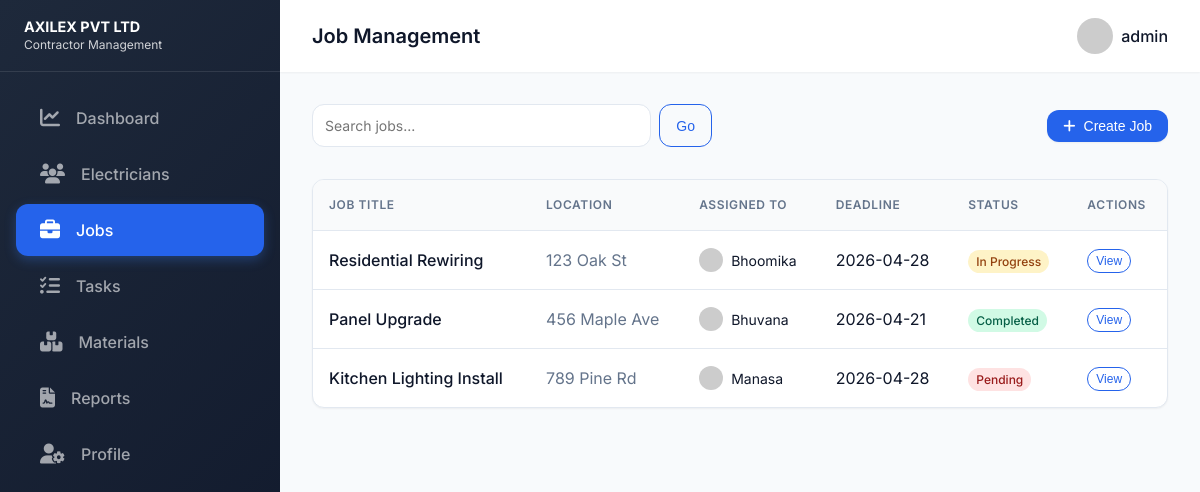
The page /jobs (signed in) on the database its author committed.
### tables this page shows
CREATE TABLE Jobs (
            id INTEGER PRIMARY KEY AUTOINCREMENT,
            title TEXT NOT NULL,
            description TEXT,
            location TEXT,
            deadline TEXT,
            assigned_electrician_id INTEGER,
            status TEXT DEFAULT 'Pending', image_path TEXT,
            FOREIGN KEY (assigned_electrician_id) REFERENCES Electricians (id)
        );

CREATE TABLE Electricians (
            id INTEGER PRIMARY KEY AUTOINCREMENT,
            name TEXT NOT NULL,
            phone TEXT,
            email TEXT,
            status TEXT DEFAULT 'Available'
        , user_id INTEGER REFERENCES Users(id));

### app.py (the view, shortened to what this page needs)
@app.route('/jobs', methods=['GET', 'POST'])
@login_required
def jobs():
    conn = get_db_connection()
    q = request.args.get('q', '')
    if session['role'] == 'admin':
        query = 'SELECT j.*, e.name as electrician_name FROM Jobs j LEFT JOIN Electricians e ON j.assigned_electrician_id = e.id'
        params = []
        if q:
            query += ' WHERE j.title LIKE ? OR j.location LIKE ?'
            params = [f'%{q}%', f'%{q}%']
        jobs = conn.execute(query, params).fetchall()
    els = conn.execute('SELECT id, name FROM Electricians').fetchall()
    conn.close()
    return render_template('jobs.html', jobs=jobs, electricians=els)

### app.py (called while the page is built)
def get_db_connection():
    conn = sqlite3.connect(DB_PATH)
    conn.row_factory = sqlite3.Row
    return conn

def login_required(f):
    @wraps(f)
    def decorated_function(*args, **kwargs):
        if 'user_id' not in session:
            return redirect(url_for('login'))
        return f(*args, **kwargs)
    return decorated_function

@app.context_processor
def inject_user():
    return dict(user_role=session.get('role'), username=session.get('username'))

### templates/jobs.html (shortened to what this page needs)
<!DOCTYPE html>
<html lang="en">
<head>
    <link rel="stylesheet" href="/static/css/styles.css">
    <link rel="stylesheet" href="https://cdnjs.cloudflare.com/ajax/libs/font-awesome/6.4.0/css/all.min.css">
</head>
<body>
    <div class="dashboard-layout">
        <aside class="sidebar">
            <div class="sidebar-header" style="justify-content: space-between;">
                <div style="font-size: 0.9rem; font-weight: 700; line-height: 1.2;">AXILEX PVT LTD <br><small style="font-weight: 400; opacity: 0.8;">Contractor Management</small></div>
            </div>
            <nav class="sidebar-nav">
                <a href="/dashboard" class="sidebar-link">
                    <i class="fa-solid fa-chart-line"></i> Dashboard
                </a>
                {% if session.role == 'admin' %}
                <a href="/electricians" class="sidebar-link">
                    <i class="fa-solid fa-users"></i> Electricians
                </a>
                {% endif %}
                <a href="/jobs" class="sidebar-link active">
                    <i class="fa-solid fa-briefcase"></i> Jobs
                </a>
                <a href="/tasks" class="sidebar-link">
                    <i class="fa-solid fa-list-check"></i> Tasks
                </a>
                {% if session.role == 'admin' %}
                <a href="/materials" class="sidebar-link">
                    <i class="fa-solid fa-boxes-stacked"></i> Materials
                </a>
                <a href="/reporter" class="sidebar-link">
                    <i class="fa-solid fa-file-contract"></i> Reports
                </a>
                {% endif %}
                <a href="/profile" class="sidebar-link">
                    <i class="fa-solid fa-user-gear"></i> Profile
                </a>
            </nav>
        </aside>
        <main class="main-content">
            <header class="topbar">
                <div class="flex items-center gap-2">
                    <h2 style="margin: 0; font-size: 1.25rem;">Job Management</h2>
                </div>
                <div class="topbar-right">
                    <div class="user-profile">
                        <img src="https://ui-avatars.com/api/?name={{ session.username|urlencode }}&background=DBEAFE&color=1E3A8A" alt="Profile" style="width: 36px; height: 36px; border-radius: 50%;">
                        <span>{{ session.username }}</span>
                    </div>
                </div>
            </header>
            <div class="content-area">
                <div class="flex justify-between items-center mb-4">
                    <form action="/jobs" method="GET" class="flex gap-1" style="width: 400px;">
                        <input type="text" name="q" class="form-control" placeholder="Search jobs..." value="{{ request.args.get('q', '') }}">
                        <button type="submit" class="btn btn-outline">Go</button>
                    </form>
                    {% if session.role == 'admin' %}
                    <button id="createJobBtn" class="btn btn-primary"><i class="fa-solid fa-plus" style="margin-right: 0.5rem;"></i> Create Job</button>
                    {% endif %}
                </div>
                <div class="table-container">
                    <table class="table">
                        <thead>
                            <tr>
                                <th>Job Title</th>
                                <th>Location</th>
                                <th>Assigned To</th>
                                <th>Deadline</th>
                                <th>Status</th>
                                <th>Actions</th>
                            </tr>
                        </thead>
                        <tbody>
                            {% for job in jobs %}
                            <tr>
                                <td style="font-weight: 500;">{{ job.title }}</td>
                                <td style="color: var(--text-light);">{{ job.location or 'N/A' }}</td>
                                <td>
                                    {% if job.electrician_name %}
                                    <div class="flex items-center gap-1">
                                        <img src="https://ui-avatars.com/api/?name={{ job.electrician_name|urlencode }}&background=random" style="width: 24px; height: 24px; border-radius: 50%;">
                                        <span style="font-size: 0.875rem;">{{ job.electrician_name }}</span>
                                    </div>
                                    {% else %}
                                    <span style="font-size: 0.875rem; color: var(--text-light); font-style: italic;">Unassigned</span>
                                    {% endif %}
                                </td>
                                <td>{{ job.deadline or 'N/A' }}</td>
                                <td>
                                    <span class="badge badge-{{ 'success' if job.status == 'Completed' else 'warning' if job.status == 'In Progress' else 'danger' }}">
                                        {{ job.status }}
                                    </span>
                                </td>
                                <td>
                                    <button class="btn btn-outline view-job-btn" data-id="{{ job.id }}" style="padding: 0.25rem 0.5rem; font-size: 0.75rem;">View</button>
                                </td>
                            </tr>
                            {% else %}
                            <tr>
                                <td colspan="6" class="text-center">No jobs found.</td>
                            </tr>
                            {% endfor %}
                        </tbody>
                    </table>
                </div>
            </div>
        </main>
    </div>
</body>
</html>

### rows shown on the page
Jobs: title "Residential Rewiring", location "123 Oak St", electrician_name "Bhoomika", deadline "2026-04-28", status "In Progress"
Jobs: title "Panel Upgrade", location "456 Maple Ave", electrician_name "Bhuvana", deadline "2026-04-21", status "Completed"
Jobs: title "Kitchen Lighting Install", location "789 Pine Rd", electrician_name "Manasa", deadline "2026-04-28", status "Pending"

### other values the page prints
{{ session.username }} "admin"
